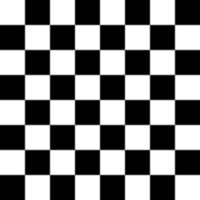
#> input picture skimage.data.checkerboard(), 200 x 200 px
$ jupyter execute --allow-errors pybootcamp.ipynb   (shell and % lines are left out)
#> lines starting #> are read from the running program, lines starting #| are printed output that depends on the picture
# Python Bootcamp
## CalNERDS

<ol>
##  Some Notes
 <ul>
     <li> Please read carefully in between the code segments. There are some code snippets that are meant to show you how to do something but you are supposed to figure out <b>what</b> to put in place of the samples. </li>
     <li> Please ask questions early and often. Chances are someone else has the exact same question or concern and it will only help!
 </ul>
### Python as a Calculator
Let's do some math! Computers are really handy because we can use them as calculators to perform many calculations on lots of data. Before we can do that we need to get the syntax down first. To run the code blocks in this notebook, press Shift+Enter!
Below are a bunch of mathematical operations. Some are quite obvious, whereas others are not so much. Run each one and figure out what they do

[cell 1]
7+4

[cell 2]
7/4

[cell 3]
7*4

[cell 4]
7-4

[cell 5]
7//4

[cell 6]
7%4

[cell 7]
3**4

[cell 8]
2**(1./2)

Now we have each of our mathematical operations and we should know what each does. +,-,\*, and / should be obvious as addition, subtraction, multiplication, and division. The others may not be so obvious. The // is what is called integer division. In other words, it knocks off the remainder and only cares about the number of whole times that a number goes into another. The % allows us to do modular division. This returns only the remainder. The \*\* is different from just a \* as it allows you to exponentiate. Taking the exponential of a fraction, above we used (1/2)=square root,  allows us to take roots of numbers.

### Variables and Data Types
If we are doing long calculations, we do not want to have to type out the same long expressions every time. We can save these calculations as <b> variables</b>. Variables can be words with numbers but must start with a letter. We can create a variable for my age as below

[cell 9]
chris_age = 22

[cell 10]
other_age=23

[cell 11]
print(other_age-chris_age)

This may seem much more tedious than typing 23-22 but you might not always know exactly what the input parameters are, so it is necessary to write things in terms of variables. Numbers are nice and what not but there are many different datatypes in python.
These are:
<ul>
<li>Integers: whole numbers(..-3,-2,-1,0,1,2,3...)</li>
<li>Floats: Numbers with decimals. Use more memory than integers</li>
<li>Strings: information contained in quotes, all information that is not easily stores as numbers</li>
<li>Lists: a series of things, not necessarily of the same data type, contained in brackets</li>
<li>Tuples: similar to lists but contained in parentheses. Cannot be changed once constructed</li>
<li>Booleans: True or False. Used for logic and Control Flow</li>
<li>Dictionary: A series of key-value pairs. Useful for storing values with a specific key name</li>
</ul>
Each of these datatypes has built-in functions that make them easy to manipulate. If you think of something to do to one of them, chances are there is already a built in function for it. These functions are available through dot notation.

We've already looked a bit at integers and floats so let's look at strings.

#### Strings
Let's start by creating a variable with your own name

[cell 12]
my_name = 'chris'#fill in with your own name! By the way the # allows you to write comments that aren't interpreted by python

Now that you should have your name saved we can start doing things to it with the string's built in functions. For example, say you want to capitalize your name if you wrote it all in lower case.

[cell 13]
my_name = my_name.capitalize()
print(my_name)

Now  you can see that the name has been capitalized. We can make it all uppercase or all lowercase.

[cell 14]
my_name = my_name.upper()
print(my_name)
my_name = my_name.lower()
print(my_name)
#we can replace a letter with replace
print(my_name.replace('i','1'))
#or check if your name ends with a certain letter
print(my_name.endswith('d'))

Strings are <b> iterable</b> and can therefore be <b>indexed</b>. This is just a fancy way of saying that we can use indices to take certain chunks of the string. This is also true of lists and tuples. To do this you would use square brackets, [], along with an index which starts with 0 and goes until the number of elements in the string.
For example, if I wanted the first letter in my name

[cell 15]
first_letter = my_name[0]
print(first_letter)

This indexing allows us to select elements from these datatypes. With this tool, it is a good time to move onto lists.
### Lists
Lists are arguably the most important datatype in scientific computing in python. Storing data in lists is easy and straightforward.
Lists can contain multiple datatypes. They can be made up of strings, floats, integers, more lists, booleans, dictionaries, and almost every other datatype. Let's start by storing some numbers in a list to learn what we can do with these lists.

[cell 16]
x= [0,4,3,2,16,12,14,5]
print(x)

We can perform a variety of useful operations with inherent list functions. We can add things to the list with the append function. We can insert things into the list at a given index with the insert function. Try

#> (a cell that did not finish here is left out)

You should notice that here we are not setting our list x equal to the result of the function being performed on the list. That is because when the function runs it is inherently changing the list rather than returning anything. As mentioned earlier, we can use indexing to obtain elements from these lists. There are some useful tools for this. Test out the ones below and try to figure out what each does. Remember, in computer science, things start at 0!

[cell 18]
print(x[-2])

[cell 19]
print(x[:4])

[cell 20]
print(x[4:])

[cell 21]
print(x[3:6])

[cell 22]
print(x[::-1])

[cell 23]
print(x[::2])

After careful inspection, one could deduce a pattern to these tools. Since time is limited I am going to tell you exactly what is happening.
Anytime we index a list with the square brackets, there are several tools we can use.
Essentially, any slice of the list will be
slice= lst[start_index : end_index: stepsize]
where start_index is the first number you want to be included in your slice. If it is not specified, it starts at 0, like in the second example above. If it is indeed specified, like in the third example to be 3, it will start at that index. The options here are all separated by colons. The second option is the end index. When you specify this index, it will get all the elements UP TO but not including the end_index. Finally, the step_size option allows you to select only every nth number, assuming you have a step size of n.

There is one very important function to mention right now that automatically generates a list. This is the range function. The range function generates a list of numbers from a start point to an end point given a certain step size. Like with list indexing, if the step size is not specified, it is assumed to be one.

[cell 24]
x= range(0,10)
for i in x:
    print(i)
#if you are starting at 0, you can just input your endpoint as the range function automatically assumes you start at 0

[cell 25]
x= range(10)
for i in x:
    print(i)

[cell 26]
#now if we want to go by a step of 2
x = range(0,10,2)
for i in x:
    print(i)
#thus when you use a range function, it will be of the form
#x = range(start=0,end, step=1)
# where the first and third arguments are automatically set to a certainvalue. These are called keyword arguments and are
#very handy in writing functions of your own, though you will likely not need them here.

#### Importing libraries and writing your own functions
While python itself comes with a suite of wonderful capabilities, its true power comes in the sheer number of available packages we can import. Two of the most important packages we will be using are the numpy and matplotlib.pyplot packages. At the beginning of any file you write on your own that requires any sort of plotting of numerical function (cosine, sine, gaussians, etc.), you should include the two lines of code.

[cell 27]
import numpy as np
import matplotlib.pyplot as plt

In addition to the multitude of functions available, it is useful to be able to write your own functions for special scenarios that you may not be able to find an exact solution to online.
In the first exercise, you will be required to write a function that finds the roots of a quadratic polynomial. Essentially you will just be using the quadratic formula. The syntax for writing a function is as follows:

[cell 28]
def quadform(a,b,c):
    x0 = 0#do some math
    x1 = 0#some more math
    return [x0,x1] #you return a list containing the two numbers

In most computer languages, the indentation is purely aesthetic. In python, it <b>is</b> the syntax. Blocks inside functions, if statements, elif statements, else statements, for loops, and while loops, need to be indented so that python knows that it is part of a certain block of code. To get information from functions you set a variable equal to the output of the function given some arguments. This looks something like

[cell 29]
quadroots = quadform(1,-4,4) #this will not work until we have defined our function properly
#We know that the function returns a list. our variable quadroots should then be a list
#How would we get the first root or the second root from this list ? (hint: indexing!)

### Numpy Arrays
Though lists are quite useful, numpy arrays are quite a bit more powerful for working with numpy functions and for doing math on them at large. They are very similar to lists in that they are indexed the same way but they do have different functionality.
Let's look at the same list from before but now as a numpy array

[cell 30]
x_arr= np.array ([0,4,3,2,16,12,14,5])
x_list = [0,4,3,2,16,12,14,5]

You might think so what?

[cell 31]
x_arr = x_arr*3
print(x_arr)
#everything gets multipled by three, right? Nifty, huh? Now let's see what happens when we try to do it with a list

[cell 32]
x_list = x_list *3
print(x_list)
# what happened?!?

#if you are interested in how one would do this with a list,
#it requires use of the map function and can get more confusing

With these numpy arrays, we can perform calculations at large with relative ease and speed. Other useful numpy functions for generating arrays are np.arange (similar to the range function), np.zeros, and np.ones. The latter two generate arrays entirely of zeros and ones, respectively, given a certain shape/size.

### Exercise 1: Quadratic Formula
The quadratic formula is so tedious to type into our calculators. It would be much nicer if we could just input our coefficients and get the roots. Here it is for a quick reminder
$$x = \frac{-b \pm \sqrt{b^2-4ac} }{2a} $$
Given these coefficients a,b, and c, we can create a function which determines the roots and returns them to us. We start again with the syntax that we had earlier. Fill in the blanks and you should have a working quadratic formula calculator! For ease, there is a square root function in numpy, to use this, the syntax is np.sqrt(number).

[cell 33]
def quadform(a,b,c):
    x0 = 0#do some math
    x1 = 0#some more math
    return [x0,x1] #you return a list containing the two numbers

### Exercise 2: Practice Plotting
Let's get familiar with matplotlib.pyplot and some numpy arrays. We'll generate an array of x values between -10 and 10. With the same coefficients form the previous exercise, generate a quadratic curve.
After that, you should use your quadratic formula calculator to get the values for the roots. Then plot a vertical line at these points. Follow the steps below.

#> (a cell that did not finish here is left out)

### Conditionals and Loops
Computers are nice because they can perform a bunch of calculations in a really short amount of time. With what we have now though, we aren't much better off than if we had just stuck to a scientific calculator. With conditionals and loops we can expand our capabilities.
#### Conditionals
Conditionals boil down to the Boolean datatype. Every conditional statement is checking whether something is True or False. If we wanted to make our quadratic solver program slightly more robust, we would have it check if the discriminant is less than zero so that it would warn us if the answer was going to be imaginary rather than breaking as I'm sure many saw with their test input numbers. To do this we would do

[cell 35]
a =1
b= 4
c=5 #i've selected these as i know the roots are imaginary
if (b**2-4*a*c) <0:
    print('imaginary!')
elif (b**2-4*a*c) == 0:
    print('one root')
else:
    print('two roots')

I encourage you to alter the above input parameters (a,b,c) to see how the result changes based on your input. In the above example, I've made use of the three main tools in <b>control flow</b>. The <i> if</i> statement checks the truthness of the first condition, whether the discriminant is less than zero. The <i>elif</i> statement is an "else if" statement but it is the shortened syntax for python. This elif statement then allows us to check another condition, whether the discriminant is zero. If neither of these are satisfied, we use an <i>else</i> statement that runs if the preceding conditions are not met.
There are several conditional operators we can use to check things in if and elif statements:
<ul>
    <li>A==B: used to check the equality of A and B</li>
    <li>A!=B: used to check the inequality of A and B</li>
    <li>A>B: used to check the if A is greater than B. The less than sign works the same</li>
    <li>A in B: used to check if an element A is in some list, numpy array, or tuple B</li>
    <li>A >= B: used to check if A is greater than or equal to B. Similar for less than or equal.</li>
</ul>
Essentially, all conditionals you might use will be variants or combinations of the above conditionals. We can use "and" and "or" for further capabilities. These are employed in their logical form. This means that if an or is used, if any of the conditionals is true it passes. When an and is used, all elements have to be True for it to pass.

#### Loops
There are two main types of loops in python: for loops and while loops. For loops iterate over a set number of values, usually given by a range function or some other list/array. While loops iterate until a certain condition is no longer true. For loop syntax was shown above but I will show it again here:

[cell 36]
for i in range(10):
    print(i)

Above, we have i as our dummy counter variable. This for loop simply prints the numbers from 0 to 99. As we know from earlier, range(10) generates an iterable of 100 numbers from 0 to 99. For loops are very useful and nice for iterating over lists and arrays, which is often what you would want to do if you are working with data.

While loops are slightly different. They can be used to perform the same tasks as for loops in a slightly more tedious way. In order to do the same thing with a while loop as in the for loop above, we would write

[cell 37]
i=0
while i <100:
    print(i)
    i+=1

where again, i is the dummy variable. Here we have to manually increment the variable i so that eventually the condition in the while loop is eventually false, else we will result in an infinite loop.
While loops are generally useful for certain iterative solving methods such as Newton's Method, Euler's Method, etc. They are good for when you input an initial guess, the code inside the loop modifies that guess based on some algorithm, and eventually reaches an answer based on your condition.

#### Exercise 3: Newton's Method
We are going to attempt to use Newton's method to find the roots of some function.
Let's start with the polynomial:
$$ f(x) = x^3 -3x^2 -3x + 9\ (eq. 1)$$
The derivative of which is
$$ \frac{df(x)}{dx} = 3x^2 - 6x-3\ (eq. 2) $$
The way that Newton's method works is through iteratively solving the expression (f' is the derivative df/dx)
$$ x_{n+1} = x_{n}- \frac{f(x_{n})}{f'(x_{n})}\ (eq. 3)$$

We want the above three equations in python form so that we can use them to solve for the roots. I've provided these below.

[cell 38]
def f(x):
    return x**3-3*x**2 -3*x+9
def df(x):
    return 3*x**2-6*x-3
def dx(f,x):
    return abs(0-f(x))

In the above dx function, abs is the absolute value function. This dx function is $\delta$, the difference between the current function and 0. We want $\delta$ to be close to zero. We need an initial x position, $x0$, to get an initial $\delta$.
We do this below:

[cell 39]
x0 = 0 # input your own guess! It should be something you think is close to the actual root.
delta=dx(f,x0)
#> (the rest of this cell did not finish here and is left out)

Since this is a cubic function, you should be able to determine each of the three roots given three different initial guesses. Keep trying until you get them all!

### Functions and Recursion

As we saw in the previous exercise, being able to define our own functions is useful and necessary for writing useful programs. It is good practice to functionalize programs so that we can repeat the same calculations with some variable parameter. Be careful though, as variables defined inside of function blocks are ONLY defined in the context of the function. We cannot access them outisde of the function's environment.
Though the time saved may not be obvious, the benefits will become apparent as your functions and calculations get longer and more complicated.
Let's look at an example that takes in two lists and combines them into one

[cell 40]
def concat(lst1,lst2):
    testlist=[]

    for i in lst1:
        testlist+=[i]
    for i in lst2:
        testlist+=[i]
    return testlist
combolst = concat([3,2,1],[34,5,6,5])
print(combolst)

#### Exercise 4: Functions
Now that you should have some sense of how a function works, define your own function which takes in your name and returns your name reversed. I've provided a basic skeleton below

#> (a cell that did not finish here is left out)

#### Recursion
Recursion is a useful technique for reducing complex problems into much simpler problems. There are several important recursive sequences in mathematics, including the Fibonacci sequence. Recursion involves having a function call itself until it reaches a certain condition. Factorials can be implemented recursively.
This is done by:

[cell 42]
def factorial(n):
    if n==0:
        return 1
    else:
        return n*factorial(n-1)

As you'll notice, in the simple case it returns a single number, 1. In the more complicated case where n is not 0, it multiplies our number n by the result of the next lowered factorial at n-1. This continues until our condition n==0 is met.

#### Exercise 5: Recursive functions
Try to write a function which, for a given number, gives you the Fibonacci sum, defined as
$$ fibonacci(n)= fibonacci(n-1) + fibonacci(n-2)$$
where $fibonacci(0) = 0$ and $fibonacci(1)  = 1$
Break it down into simpler problems.

[cell 43]
def fibonacci(n):
    #do stuff here
    return fibsum

#### Exercise 6: Recursive functions II
In Exercise 4, you used for loops to reverse your own name. Do the same thing now using recursion. This will be conceptually difficult so try to think about it and talk with your neighbor!

[cell 44]
def reversename2(name):
    pass #replace with your code!

### Curve Fitting
Lastly, we are going to load in some data and try to fit some curve to it. We know how to write functions, use arrays, lists, and how to plot things (sort of ). To do this fit, we will be using the method of linear least squares to find a curve of best fit for a set of data. You do not have to know the intricacies of the method to use it. For a linear case, it reduces to the matrix equation:
$$ \begin{pmatrix}
N & \sum x_{i} \\
\sum x_{i} & \sum x_{i}^2 \\
\end{pmatrix}
\begin{pmatrix}
cfit \\
mfit\\
\end{pmatrix}
=
\begin{pmatrix}
\sum y_{i} \\
\sum x_{i} y_{i}\\
\end{pmatrix} $$

where N is the number of elements, $x_{i}$ are the x values, $y_{i}$ are the y values, $cfit$ is the y-intercept, and $mfit$ is the slope.

#> (a cell that did not finish here is left out)

Above, we have loaded in some data. We transposed it to more easily index it. It looks like it is linear so it seems okay to approximate it with a linear fit. We can do this by setting up some matrices and solving the matrix equation above.

#> (a cell that did not finish here is left out)

Above we have shown our line of best fit against the data, and it seems like a fairly good fit. It appears that a linear model was an appropriate one to use in this scenario.

####  Exercise 7: Fit a quadratic polynomial
Now that you have a decent idea of how to plot things, use the np.polyfit function below to try to fit higher order functions to the above data.

#> (a cell that did not finish here is left out)

### Images
Image analysis is incredibly useful. Facial recognition software, like those used by Snapchat, Facebook or Google Photos, attempts to recognize human faces in photos and successfully does so through deep learning, something beyond the scope of this bootcamp. This is just one of the many uses of image analysis in technology.
To get to that stage though, one must know how to manipulate images using computers. Let's start by looking at a checkerboard image and trying to figure out where the boundaries are. We'll compare our answer to that of a function optimized to do this sort of thing.
To do this, we'll use the scikit-image library, which we'll install using this command below. If you are having trouble, you may need to install as an administrator. If not, do not fret too much as you won't need it for the final exercise.

[cell 48]
from skimage import data, io, filters
from scipy import ndimage as nd
image = data.checkerboard() #gives us a nice checkerboard image
#> image is the input picture: shape (200, 200); min 0, max 255, mean 127.5
edges = filters.sobel(image) #finds all the edges
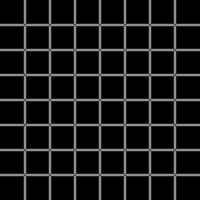
#> edges: shape (200, 200) float64; min 0, max 0.573, mean 0.0927
plt.imshow(image,cmap='gray')
plt.show()
#also finds all the edges
#> (the rest of this cell did not finish here and is left out)

#### Binary Dilation

#### Binary Erosion

This might seem rather silly but binary image analysis, the kind we just employed, has a lot of uses in scientific image analysis from telescopes to microscopes, especially if you need to find boundaries between objects in your images.

You might still be wondering, how do I get any useful information from the actual image though?
Images are two-dimensional arrays. At each pixel, there is a corresponding value that tells you what color that pixel is.

### Exercise  8: Messing with images
In this exercise, you're going to load in an image of a pine tree and then mess around with it to get a better feel for indexing two dimensional arrays and for plotting.
When we index images, we first have the y index then the x index.
for example if I wanted the value at the (X,Y) coordinate pair of [400,1200], I would index the image like this: image[1200,400].

[cell 49]
from PIL import Image # a useful image library
img = np.array(Image.open('pinetree.png')) #import our pinetree image
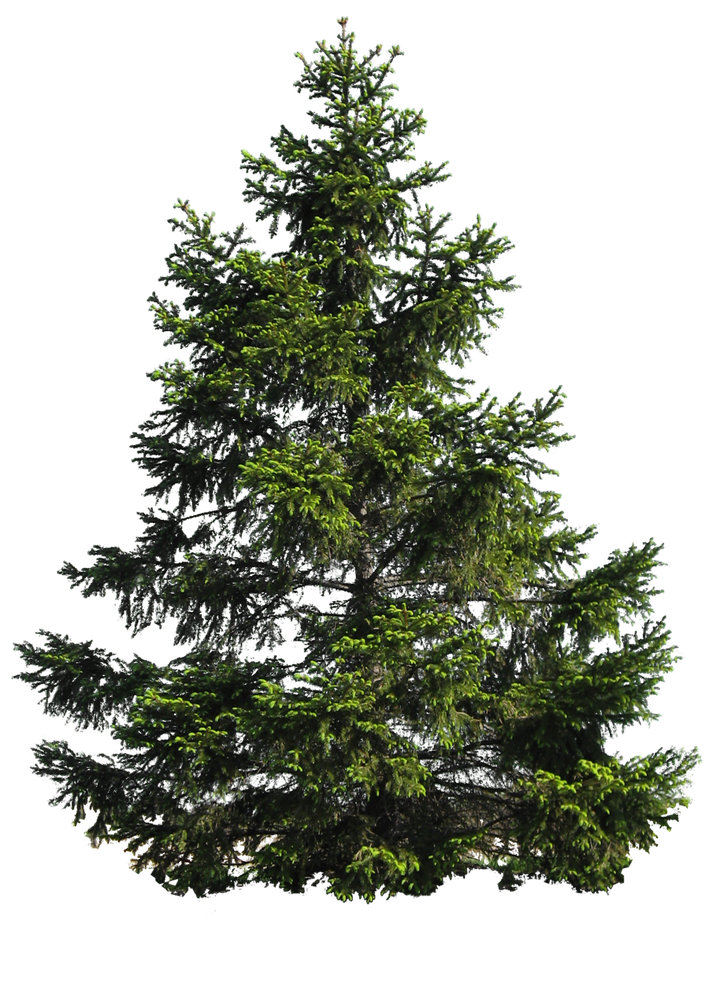
#> input picture beginner/pinetree.png, 709 x 995 px, shrunk from 900 x 1263 before the run
#> img is the input picture: shape (995, 709, 4); mean R, G, B, A 26.1, 30.4, 19.1, 106.2
plt.imshow(img) #plot it and show it
plt.show()
